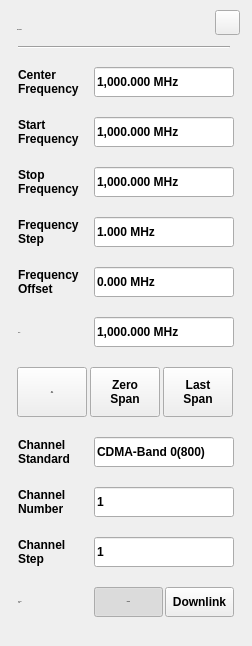
<?xml version="1.0" encoding="UTF-8"?>
<ui version="4.0">
 <class>SA_Dialog_FreqSetup</class>
 <widget class="QWidget" name="SA_Dialog_FreqSetup">
  <property name="geometry">
   <rect>
    <x>0</x>
    <y>0</y>
    <width>252</width>
    <height>646</height>
   </rect>
  </property>
  <property name="font">
   <font>
    <family>Arial</family>
    <weight>75</weight>
    <bold>true</bold>
   </font>
  </property>
  <property name="focusPolicy">
   <enum>Qt::NoFocus</enum>
  </property>
  <property name="windowTitle">
   <string>Form</string>
  </property>
  <property name="styleSheet">
   <string notr="true">/*******************indoor**********************/
#SA_Dialog_FreqSetup[status  =  &quot;indoor&quot;] #widget
{
	background-color:rgba(211,211,211,0.9);
}

#SA_Dialog_FreqSetup[status  =  &quot;indoor&quot;] #line
{
	background-color:rgba(46,46,46,1);
}

#SA_Dialog_FreqSetup[status  =  &quot;indoor&quot;] #widget&gt;QPushButton
{
	color:rgba(123, 123, 123,1);
	font: 75 13px &quot;Arial&quot;;
	border-style:flat;
	font-weight:bold;
}
#SA_Dialog_FreqSetup[status  =  &quot;indoor&quot;] #widget&gt;QPushButton:checked
{
	color:rgba(87, 87, 87,1);
}

#SA_Dialog_FreqSetup[status  =  &quot;indoor&quot;] #pb_Uplink:checked
{
	padding: 8px 14px 7px 15px;
	background-image: url(:/sa/image/fre_checked_left.png);
}
#SA_Dialog_FreqSetup[status  =  &quot;indoor&quot;] #pb_Uplink:!checked
{
	padding: 8px 14px 7px 15px;
	background-image: url(:/sa/image/fre_checked_right.png);
}

#SA_Dialog_FreqSetup[status  =  &quot;indoor&quot;] #pb_Downlink:checked
{
	padding: 8px 5px 7px 6px;
	background-image: url(:/sa/image/fre_checked_right.png);
	background-position:right;
	
}

#SA_Dialog_FreqSetup[status  =  &quot;indoor&quot;] #pb_Downlink:!checked
{
	padding: 8px 5px 7px 6px;
	background-image: url(:/sa/image/fre_checked_left.png);
	background-position:right;
}

#SA_Dialog_FreqSetup[status  =  &quot;indoor&quot;] #widget&gt;QLabel
{
	font: 75 13px &quot;Arial&quot;;
	color:rgba(46,46,46,1);
}

#SA_Dialog_FreqSetup[status  =  &quot;indoor&quot;] SA_LineEdit,
#SA_Dialog_FreqSetup[status  =  &quot;indoor&quot;] SA_LineEdit:disable
{
	background:rgba(255,255,255,1);
	color:rgba(159,98,0,1);
	padding:8px 6px 7px 6px ;
	font: 75 12px &quot;Arial&quot;;
	font-weight:bold;
}
#SA_Dialog_FreqSetup[status  =  &quot;indoor&quot;] SA_LineEdit:focus
{
	outline: none;
	border:2px solid rgba(162,115,0,1);
	padding:6px 6px 5px 8px ;
}
#SA_Dialog_FreqSetup[status  =  &quot;indoor&quot;]  #pb_cancel
{
background-color:rgba(0,0,0,0);
border-image: url(:/sa/image/btn_close_normal.png);
}
#SA_Dialog_FreqSetup[status  =  &quot;indoor&quot;]  #pb_cancel:pressed
{
border-image: url(:/sa/image/btn_close_click.png);
}
/*******************outdoor**********************/
#SA_Dialog_FreqSetup[status  =  &quot;outdoor&quot;] #widget
{
	background-color:rgba(211,211,211,0.9);
}
#SA_Dialog_FreqSetup[status  =  &quot;outdoor&quot;] #line
{
	background-color:rgba(46,46,46,1);
}

#SA_Dialog_FreqSetup[status  =  &quot;outdoor&quot;] #widget&gt;QPushButton
{
	color:rgba(123, 123, 123,1);
	font: 75 13px &quot;Arial&quot;;
	border-style:flat;
	font-weight:bold;
}
#SA_Dialog_FreqSetup[status  =  &quot;outdoor&quot;] #widget&gt;QPushButton:checked
{
	color:rgba(87, 87, 87,1);
}

#SA_Dialog_FreqSetup[status  =  &quot;outdoor&quot;] #pb_Uplink:checked
{
	padding: 8px 14px 7px 15px;
	background-image: url(:/sa/image/fre_checked_left.png);
}
#SA_Dialog_FreqSetup[status  =  &quot;outdoor&quot;] #pb_Uplink:!checked
{
	padding: 8px 14px 7px 15px;
	background-image: url(:/sa/image/fre_checked_right.png);
}

#SA_Dialog_FreqSetup[status  =  &quot;outdoor&quot;] #pb_Downlink:checked
{
padding: 8px 5px 7px 6px;
	background-image: url(:/sa/image/fre_checked_right.png);
	background-position:right;
}

#SA_Dialog_FreqSetup[status  =  &quot;outdoor&quot;] #pb_Downlink:!checked
{
padding: 8px 5px 7px 6px;
	background-image: url(:/sa/image/fre_checked_left.png);
	background-position:right;
}

#SA_Dialog_FreqSetup[status  =  &quot;outdoor&quot;] #widget&gt;QLabel
{
	font: 75 13px &quot;Arial&quot;;
	color:rgba(46,46,46,1);
}

#SA_Dialog_FreqSetup[status  =  &quot;outdoor&quot;] SA_LineEdit,
#SA_Dialog_FreqSetup[status  =  &quot;outdoor&quot;] SA_LineEdit:disable
{
	background:rgba(255,255,255,1);
	color:rgba(162, 115, 0,1);
	padding:8px 6px 7px 6px ;
	font: 75 13px &quot;Arial&quot;;
	font-weight:bold;
}
#SA_Dialog_FreqSetup[status  =  &quot;outdoor&quot;] SA_LineEdit:focus
{
	outline: none;
	border:2px solid rgba(162,115,0,1);
	padding:6px 6px 5px 8px ;
}
#SA_Dialog_FreqSetup[status  =  &quot;outdoor&quot;]  #pb_cancel
{
background-color:rgba(0,0,0,0);
background-image: url(:/sa/image/btn_close_normal.png);
}
#SA_Dialog_FreqSetup[status  =  &quot;outdoor&quot;]  #pb_cancel:pressed
{
border-image: url(:/sa/image/btn_close_click.png);
}
/*******************night**********************/
#SA_Dialog_FreqSetup[status  =  &quot;night&quot;] #widget
{
	background-color:rgba(208,182,139,0.9);
}
#SA_Dialog_FreqSetup[status  =  &quot;night&quot;] #line
{
	background-color:rgba(46,46,46,1);
}

#SA_Dialog_FreqSetup[status  =  &quot;night&quot;] #widget&gt;QPushButton
{
	color:rgba(121,106,81,1);
	font: 75 13px &quot;Arial&quot;;
	border-style:flat;
	font-weight:bold;
}
#SA_Dialog_FreqSetup[status  =  &quot;night&quot;] #widget&gt;QPushButton:checked
{
	color:rgba(85,74,56,1);
}

#SA_Dialog_FreqSetup[status  =  &quot;night&quot;] #pb_Uplink
{
	color:rgba(121, 105, 80, 1);
	padding: 8px 14px 7px 15px;
	background-image: url(:/sa/image/night/btn_left_nor.png);
}

#SA_Dialog_FreqSetup[status  =  &quot;night&quot;] #pb_Uplink:checked
{
	color:rgba(159, 98, 0, 1);
	padding: 8px 14px 7px 15px;
	background-image: url(:/sa/image/night/btn_left_click.png);
}


#SA_Dialog_FreqSetup[status  =  &quot;night&quot;] #pb_Downlink
{
	color:rgba(121, 105, 80, 1);
	padding: 8px 5px 7px 6px;
	background-image: url(:/sa/image/night/btn_right_nor.png);
}

#SA_Dialog_FreqSetup[status  =  &quot;night&quot;] #pb_Downlink:checked
{
	color:rgba(159, 98, 0, 1);
	padding: 8px 5px 7px 6px;
	background-image:url(:/sa/image/night/btn_right_click.png);
}



#SA_Dialog_FreqSetup[status  =  &quot;night&quot;] #widget&gt;QLabel
{
	font: 75 13px &quot;Arial&quot;;
	color:rgba(46,46,46,1);
}

#SA_Dialog_FreqSetup[status  =  &quot;night&quot;] SA_LineEdit,
#SA_Dialog_FreqSetup[status  =  &quot;night&quot;] SA_LineEdit:disable
{
	background: rgba(251,220,167,0.60);
	color:rgba(162, 115, 0,1);
	padding:8px 6px 7px 6px ;
	font: 75 13px &quot;Arial&quot;;
	font-weight:bold;
}
#SA_Dialog_FreqSetup[status  =  &quot;night&quot;] SA_LineEdit:focus
{
	outline: none;
	border:2px solid rgba(162,115,0,1);
	padding:6px 6px 5px 8px ;
}
#SA_Dialog_FreqSetup[status  =  &quot;night&quot;]  #pb_cancel
{
background-color:rgba(0,0,0,0);
border-image: url(:/sa/image/night/btn_close_normal.png);
}
#SA_Dialog_FreqSetup[status  =  &quot;night&quot;]  #pb_cancel:pressed
{
border-image: url(:/sa/image/night/btn_close_click.png);
}</string>
  </property>
  <property name="status" stdset="0">
   <string>night</string>
  </property>
  <widget class="QWidget" name="widget" native="true">
   <property name="geometry">
    <rect>
     <x>0</x>
     <y>0</y>
     <width>252</width>
     <height>646</height>
    </rect>
   </property>
   <property name="styleSheet">
    <string notr="true"/>
   </property>
   <widget class="QPushButton" name="pb_LastSpan">
    <property name="geometry">
     <rect>
      <x>163</x>
      <y>367</y>
      <width>70</width>
      <height>50</height>
     </rect>
    </property>
    <property name="focusPolicy">
     <enum>Qt::NoFocus</enum>
    </property>
    <property name="styleSheet">
     <string notr="true">/*******************indoor**********************/
#SA_Dialog_FreqSetup[status  =  &quot;indoor&quot;] QPushButton
{
	font: 75 13px &quot;Arial&quot;;
	font-weight:bold;
	color:rgba(255,255,255,1);
	padding:0px;
	text-align:center;
}
#SA_Dialog_FreqSetup[status  =  &quot;indoor&quot;] QPushButton
{
	
	background-image: url(:/sa/image/btn_w70_normal.png);
}
#SA_Dialog_FreqSetup[status  =  &quot;indoor&quot;] QPushButton:pressed
{	
	background-image: url(:/sa/image/btn_w70_click.png);
}

/*******************outdoor**********************/
#SA_Dialog_FreqSetup[status  =  &quot;outdoor&quot;] QPushButton
{
	font: 75 13px &quot;Arial&quot;;
	font-weight:bold;
	color:rgba(0,0,0,1);
	padding:0px;
	text-align:center;
}
#SA_Dialog_FreqSetup[status  =  &quot;outdoor&quot;] QPushButton
{
	background-image: url(:/sa/image/outdoor/btn_w70_normal.png);
}
#SA_Dialog_FreqSetup[status  =  &quot;outdoor&quot;] QPushButton:pressed
{	
	background-image: url(:/sa/image/outdoor/btn_w70_click.png);
}

/*******************night**********************/
#SA_Dialog_FreqSetup[status  =  &quot;night&quot;] QPushButton
{
	font: 75 13px &quot;Arial&quot;;
	font-weight:bold;
	color: #FBDBA7;
	padding:0px;
	text-align:center;
}
#SA_Dialog_FreqSetup[status  =  &quot;night&quot;] QPushButton
{
	background-image: url(:/sa/image/night/btn_w70_normal.png);
}
#SA_Dialog_FreqSetup[status  =  &quot;night&quot;] QPushButton:pressed
{	
	background-image: url(:/sa/image/night/btn_w70_click.png);
}</string>
    </property>
    <property name="text">
     <string>Last
Span</string>
    </property>
    <property name="checkable">
     <bool>true</bool>
    </property>
    <attribute name="buttonGroup">
     <string notr="true">SpanModebtnGp</string>
    </attribute>
   </widget>
   <widget class="QLabel" name="lblStartFreq">
    <property name="geometry">
     <rect>
      <x>18</x>
      <y>117</y>
      <width>68</width>
      <height>30</height>
     </rect>
    </property>
    <property name="text">
     <string>Start
Frequency</string>
    </property>
   </widget>
   <widget class="QLabel" name="lblCenterFreq">
    <property name="geometry">
     <rect>
      <x>18</x>
      <y>67</y>
      <width>68</width>
      <height>30</height>
     </rect>
    </property>
    <property name="text">
     <string>Center
Frequency</string>
    </property>
   </widget>
   <widget class="QLabel" name="lblChNumber">
    <property name="geometry">
     <rect>
      <x>18</x>
      <y>487</y>
      <width>55</width>
      <height>30</height>
     </rect>
    </property>
    <property name="text">
     <string>Channel
Number</string>
    </property>
   </widget>
   <widget class="SA_LineEdit" name="LedCHStandard">
    <property name="geometry">
     <rect>
      <x>94</x>
      <y>437</y>
      <width>140</width>
      <height>30</height>
     </rect>
    </property>
    <property name="text">
     <string>CDMA-Band 0(800)</string>
    </property>
    <property name="readOnly">
     <bool>true</bool>
    </property>
   </widget>
   <widget class="SA_LineEdit" name="LedStopFreq">
    <property name="geometry">
     <rect>
      <x>94</x>
      <y>167</y>
      <width>140</width>
      <height>30</height>
     </rect>
    </property>
    <property name="text">
     <string>1,000.000 MHz</string>
    </property>
    <property name="readOnly">
     <bool>true</bool>
    </property>
   </widget>
   <widget class="QLabel" name="lblFreqStep">
    <property name="geometry">
     <rect>
      <x>18</x>
      <y>217</y>
      <width>68</width>
      <height>30</height>
     </rect>
    </property>
    <property name="text">
     <string>Frequency
Step</string>
    </property>
   </widget>
   <widget class="SA_LineEdit" name="LedCenterFreq">
    <property name="geometry">
     <rect>
      <x>94</x>
      <y>67</y>
      <width>140</width>
      <height>30</height>
     </rect>
    </property>
    <property name="cursor">
     <cursorShape>BlankCursor</cursorShape>
    </property>
    <property name="styleSheet">
     <string notr="true"/>
    </property>
    <property name="text">
     <string>1,000.000 MHz</string>
    </property>
    <property name="maxLength">
     <number>13124124</number>
    </property>
    <property name="readOnly">
     <bool>true</bool>
    </property>
    <property name="status" stdset="0">
     <string>outdoor</string>
    </property>
   </widget>
   <widget class="QLabel" name="lblChStep">
    <property name="geometry">
     <rect>
      <x>18</x>
      <y>537</y>
      <width>55</width>
      <height>30</height>
     </rect>
    </property>
    <property name="text">
     <string>Channel
Step</string>
    </property>
   </widget>
   <widget class="QLabel" name="lblSpan">
    <property name="geometry">
     <rect>
      <x>18</x>
      <y>325</y>
      <width>37</width>
      <height>15</height>
     </rect>
    </property>
    <property name="font">
     <font>
      <family>Arial</family>
      <pointsize>-1</pointsize>
      <weight>9</weight>
      <italic>false</italic>
      <bold>false</bold>
     </font>
    </property>
    <property name="text">
     <string>Span</string>
    </property>
   </widget>
   <widget class="SA_LineEdit" name="LedStartFreq">
    <property name="geometry">
     <rect>
      <x>94</x>
      <y>117</y>
      <width>140</width>
      <height>30</height>
     </rect>
    </property>
    <property name="text">
     <string>1,000.000 MHz</string>
    </property>
    <property name="readOnly">
     <bool>true</bool>
    </property>
   </widget>
   <widget class="SA_LineEdit" name="LedCHNum">
    <property name="geometry">
     <rect>
      <x>94</x>
      <y>487</y>
      <width>140</width>
      <height>30</height>
     </rect>
    </property>
    <property name="text">
     <string>1</string>
    </property>
    <property name="readOnly">
     <bool>true</bool>
    </property>
   </widget>
   <widget class="SA_LineEdit" name="LedSpan">
    <property name="geometry">
     <rect>
      <x>94</x>
      <y>317</y>
      <width>140</width>
      <height>30</height>
     </rect>
    </property>
    <property name="text">
     <string>1,000.000 MHz</string>
    </property>
    <property name="readOnly">
     <bool>true</bool>
    </property>
   </widget>
   <widget class="QLabel" name="lblFreqOffset">
    <property name="geometry">
     <rect>
      <x>18</x>
      <y>267</y>
      <width>68</width>
      <height>30</height>
     </rect>
    </property>
    <property name="text">
     <string>Frequency
Offset</string>
    </property>
   </widget>
   <widget class="SA_LineEdit" name="LedFreqOffset">
    <property name="geometry">
     <rect>
      <x>94</x>
      <y>267</y>
      <width>140</width>
      <height>30</height>
     </rect>
    </property>
    <property name="styleSheet">
     <string notr="true"/>
    </property>
    <property name="text">
     <string>0.000 MHz</string>
    </property>
    <property name="readOnly">
     <bool>true</bool>
    </property>
   </widget>
   <widget class="QPushButton" name="pb_FullSpan">
    <property name="geometry">
     <rect>
      <x>17</x>
      <y>367</y>
      <width>70</width>
      <height>50</height>
     </rect>
    </property>
    <property name="font">
     <font>
      <family>Arial</family>
      <pointsize>-1</pointsize>
      <weight>75</weight>
      <italic>false</italic>
      <bold>true</bold>
     </font>
    </property>
    <property name="focusPolicy">
     <enum>Qt::NoFocus</enum>
    </property>
    <property name="styleSheet">
     <string notr="true">/*******************indoor**********************/
#SA_Dialog_FreqSetup[status  =  &quot;indoor&quot;] QPushButton
{
	font: 75 13px &quot;Arial&quot;;
	font-weight:bold;
	color:rgba(255,255,255,1);
	padding:0px;
	text-align:center;
}
#SA_Dialog_FreqSetup[status  =  &quot;indoor&quot;] QPushButton
{
	
	background-image: url(:/sa/image/btn_w70_normal.png);
}
#SA_Dialog_FreqSetup[status  =  &quot;indoor&quot;] QPushButton:pressed
{	
	background-image: url(:/sa/image/btn_w70_click.png);
}

/*******************outdoor**********************/
#SA_Dialog_FreqSetup[status  =  &quot;outdoor&quot;] QPushButton
{
	font: 75 13px &quot;Arial&quot;;
	font-weight:bold;
	color:rgba(0,0,0,1);
	padding:0px;
	text-align:center;
}
#SA_Dialog_FreqSetup[status  =  &quot;outdoor&quot;] QPushButton
{
	border-image: url(:/sa/image/outdoor/btn_w70_normal.png);
}
#SA_Dialog_FreqSetup[status  =  &quot;outdoor&quot;] QPushButton:pressed
{	
	border-image: url(:/sa/image/outdoor/btn_w70_click.png);
}

/*******************night**********************/
#SA_Dialog_FreqSetup[status  =  &quot;night&quot;] QPushButton
{
	font: 75 13px &quot;Arial&quot;;
	font-weight:bold;
	color: #FBDBA7;
	padding:0px;
	text-align:center;
}
#SA_Dialog_FreqSetup[status  =  &quot;night&quot;] QPushButton
{
	background-image: url(:/sa/image/night/btn_w70_normal.png);
}
#SA_Dialog_FreqSetup[status  =  &quot;night&quot;] QPushButton:pressed
{	
	background-image: url(:/sa/image/night/btn_w70_click.png);
}</string>
    </property>
    <property name="text">
     <string>Full
Span</string>
    </property>
    <property name="checkable">
     <bool>true</bool>
    </property>
    <attribute name="buttonGroup">
     <string notr="true">SpanModebtnGp</string>
    </attribute>
   </widget>
   <widget class="SA_LineEdit" name="LedCHStep">
    <property name="enabled">
     <bool>true</bool>
    </property>
    <property name="geometry">
     <rect>
      <x>94</x>
      <y>537</y>
      <width>140</width>
      <height>30</height>
     </rect>
    </property>
    <property name="focusPolicy">
     <enum>Qt::NoFocus</enum>
    </property>
    <property name="styleSheet">
     <string notr="true"/>
    </property>
    <property name="text">
     <string>1</string>
    </property>
    <property name="readOnly">
     <bool>true</bool>
    </property>
   </widget>
   <widget class="QLabel" name="lblChStandard">
    <property name="geometry">
     <rect>
      <x>18</x>
      <y>437</y>
      <width>59</width>
      <height>30</height>
     </rect>
    </property>
    <property name="text">
     <string>Channel
Standard</string>
    </property>
   </widget>
   <widget class="QPushButton" name="pb_ZeroSpan">
    <property name="geometry">
     <rect>
      <x>90</x>
      <y>367</y>
      <width>70</width>
      <height>50</height>
     </rect>
    </property>
    <property name="focusPolicy">
     <enum>Qt::NoFocus</enum>
    </property>
    <property name="styleSheet">
     <string notr="true">/*******************indoor**********************/
#SA_Dialog_FreqSetup[status  =  &quot;indoor&quot;] QPushButton
{
	font: 75 13px &quot;Arial&quot;;
	font-weight:bold;
	color:rgba(255,255,255,1);
	padding:0px;
	text-align:center;
}
#SA_Dialog_FreqSetup[status  =  &quot;indoor&quot;] QPushButton
{
	
	background-image: url(:/sa/image/btn_w70_normal.png);
}
#SA_Dialog_FreqSetup[status  =  &quot;indoor&quot;] QPushButton:pressed
{	
	background-image: url(:/sa/image/btn_w70_click.png);
}

/*******************outdoor**********************/
#SA_Dialog_FreqSetup[status  =  &quot;outdoor&quot;] QPushButton
{
	font: 75 13px &quot;Arial&quot;;
	font-weight:bold;
	color:rgba(0,0,0,1);
	padding:0px;
	text-align:center;
}
#SA_Dialog_FreqSetup[status  =  &quot;outdoor&quot;] QPushButton
{
	background-image: url(:/sa/image/outdoor/btn_w70_normal.png);
}
#SA_Dialog_FreqSetup[status  =  &quot;outdoor&quot;] QPushButton:pressed
{	
	background-image: url(:/sa/image/outdoor/btn_w70_click.png);
}

/*******************night**********************/
#SA_Dialog_FreqSetup[status  =  &quot;night&quot;] QPushButton
{
	font: 75 13px &quot;Arial&quot;;
	font-weight:bold;
	color: #FBDBA7;
	padding:0px;
	text-align:center;
}
#SA_Dialog_FreqSetup[status  =  &quot;night&quot;] QPushButton
{
	background-image: url(:/sa/image/night/btn_w70_normal.png);
}
#SA_Dialog_FreqSetup[status  =  &quot;night&quot;] QPushButton:pressed
{	
	background-image: url(:/sa/image/night/btn_w70_click.png);
}</string>
    </property>
    <property name="text">
     <string>Zero
Span</string>
    </property>
    <property name="checkable">
     <bool>true</bool>
    </property>
    <attribute name="buttonGroup">
     <string notr="true">SpanModebtnGp</string>
    </attribute>
   </widget>
   <widget class="QLabel" name="lblStopFreq">
    <property name="geometry">
     <rect>
      <x>18</x>
      <y>167</y>
      <width>68</width>
      <height>30</height>
     </rect>
    </property>
    <property name="text">
     <string>Stop
Frequency</string>
    </property>
   </widget>
   <widget class="SA_LineEdit" name="LedFreqStep">
    <property name="geometry">
     <rect>
      <x>94</x>
      <y>217</y>
      <width>140</width>
      <height>30</height>
     </rect>
    </property>
    <property name="text">
     <string>1.000 MHz</string>
    </property>
    <property name="readOnly">
     <bool>true</bool>
    </property>
   </widget>
   <widget class="QLabel" name="lblChType">
    <property name="geometry">
     <rect>
      <x>18</x>
      <y>587</y>
      <width>55</width>
      <height>30</height>
     </rect>
    </property>
    <property name="font">
     <font>
      <family>Arial</family>
      <pointsize>-1</pointsize>
      <weight>9</weight>
      <italic>false</italic>
      <bold>false</bold>
     </font>
    </property>
    <property name="text">
     <string>Channel
Type</string>
    </property>
   </widget>
   <widget class="QPushButton" name="pb_Uplink">
    <property name="geometry">
     <rect>
      <x>94</x>
      <y>587</y>
      <width>69</width>
      <height>30</height>
     </rect>
    </property>
    <property name="font">
     <font>
      <family>Arial</family>
      <pointsize>-1</pointsize>
      <weight>75</weight>
      <italic>false</italic>
      <bold>true</bold>
     </font>
    </property>
    <property name="focusPolicy">
     <enum>Qt::NoFocus</enum>
    </property>
    <property name="styleSheet">
     <string notr="true"/>
    </property>
    <property name="text">
     <string>Uplink</string>
    </property>
    <property name="checkable">
     <bool>true</bool>
    </property>
    <property name="checked">
     <bool>true</bool>
    </property>
    <attribute name="buttonGroup">
     <string notr="true">ChannelType</string>
    </attribute>
   </widget>
   <widget class="QPushButton" name="pb_Downlink">
    <property name="geometry">
     <rect>
      <x>165</x>
      <y>587</y>
      <width>69</width>
      <height>30</height>
     </rect>
    </property>
    <property name="focusPolicy">
     <enum>Qt::NoFocus</enum>
    </property>
    <property name="styleSheet">
     <string notr="true"/>
    </property>
    <property name="text">
     <string>Downlink</string>
    </property>
    <property name="checkable">
     <bool>true</bool>
    </property>
    <attribute name="buttonGroup">
     <string notr="true">ChannelType</string>
    </attribute>
   </widget>
   <widget class="QLabel" name="lblTitle">
    <property name="geometry">
     <rect>
      <x>17</x>
      <y>19</y>
      <width>108</width>
      <height>22</height>
     </rect>
    </property>
    <property name="font">
     <font>
      <family>Arial</family>
      <pointsize>-1</pointsize>
      <weight>75</weight>
      <italic>false</italic>
      <bold>true</bold>
     </font>
    </property>
    <property name="styleSheet">
     <string notr="true">#lblTitle
{
	font: 75 20px &quot;Arial&quot;;
	color:rgba(46,46,46,1);
	line-height:23px;
	font-weight:bold;
}</string>
    </property>
    <property name="text">
     <string>Frequency</string>
    </property>
   </widget>
   <widget class="QPushButton" name="pb_cancel">
    <property name="geometry">
     <rect>
      <x>215</x>
      <y>10</y>
      <width>25</width>
      <height>25</height>
     </rect>
    </property>
    <property name="focusPolicy">
     <enum>Qt::NoFocus</enum>
    </property>
    <property name="styleSheet">
     <string notr="true"/>
    </property>
    <property name="text">
     <string/>
    </property>
   </widget>
   <widget class="Line" name="line">
    <property name="geometry">
     <rect>
      <x>18</x>
      <y>46</y>
      <width>212</width>
      <height>2</height>
     </rect>
    </property>
    <property name="orientation">
     <enum>Qt::Horizontal</enum>
    </property>
   </widget>
  </widget>
 </widget>
 <customwidgets>
  <customwidget>
   <class>SA_LineEdit</class>
   <extends>QLineEdit</extends>
   <header location="global">sa_lineedit.h</header>
   <slots>
    <signal>clicked()</signal>
   </slots>
  </customwidget>
 </customwidgets>
 <tabstops>
  <tabstop>LedCenterFreq</tabstop>
  <tabstop>LedStartFreq</tabstop>
  <tabstop>LedStopFreq</tabstop>
  <tabstop>LedFreqStep</tabstop>
  <tabstop>LedFreqOffset</tabstop>
  <tabstop>LedSpan</tabstop>
  <tabstop>LedCHStandard</tabstop>
  <tabstop>LedCHNum</tabstop>
  <tabstop>LedCHStep</tabstop>
 </tabstops>
 <resources/>
 <connections/>
 <buttongroups>
  <buttongroup name="ChannelType"/>
  <buttongroup name="SpanModebtnGp"/>
 </buttongroups>
</ui>
